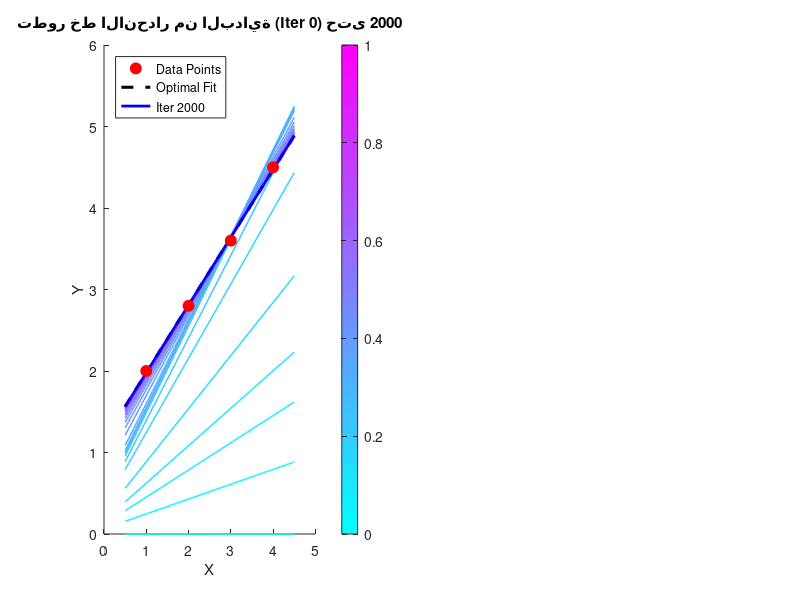

MATLAB code for this plot: (Note: this script raises an error after producing the figure.)
% 1. تعريف البيانات
x = [1, 2, 3, 4];
y = [2, 2.8, 3.6, 4.5];
n = length(x);

% 2. الشروط الأولية
w = 0;
b = 0;
alpha = 0.01;
epochs = 2000;

% تحديد التكرارات المراد رسمها: تركيز على البداية + خطوات متباعدة لاحقاً
plot_iters = unique([0, 1, 2, 3, 5, 10, 15, 25, 40, 60, 100:100:epochs]);
total_plotted = length(plot_iters);

% مصفوفات لحفظ المسار
loss_history = zeros(epochs, 1);
x_plot = linspace(0.5, 4.5, 100);

% 3. الحل المثالي (polyfit)
p_opt = polyfit(x, y, 1);
y_opt = polyval(p_opt, x_plot);
optimal_loss = mean((polyval(p_opt, x) - y).^2);

% تجهيز مساحة الرسم
figure('Color', 'w', 'Position', [100, 100, 1150, 500]);
colors = cool(total_plotted); 
color_idx = 1;

% --- الرسم الأول: تطور الخط من الصفر ---
subplot(1, 2, 1);
hold on;

% رسم خط البداية تماماً (Iteration 0: w=0, b=0)
if ismember(0, plot_iters)
    plot(x_plot, w * x_plot + b, 'Color', colors(color_idx, :), 'LineWidth', 1.2);
    color_idx = color_idx + 1;
end

for iter = 1:epochs
    % حساب التنبؤ والخطأ
    y_hat = w * x + b;
    error = y_hat - y;
    loss_history(iter) = mean(error.^2);
    
    % تحديث المعاملات
    dw = (2/n) * sum(error .* x);
    db = (2/n) * sum(error);
    w = w - alpha * dw;
    b = b - alpha * db;
    
    % رسم الخط إذا كان التكرار ضمن القائمة المحددة
    if ismember(iter, plot_iters)
        plot(x_plot, w * x_plot + b, 'Color', colors(color_idx, :), 'LineWidth', 1.1);
        color_idx = color_idx + 1;
    end
end

% رسم الخط النهائي والمثالي والنقاط
h_opt  = plot(x_plot, y_opt, 'k--', 'LineWidth', 2.2, 'DisplayName', 'Optimal Fit');
h_last = plot(x_plot, w * x_plot + b, 'b-', 'LineWidth', 2.0, 'DisplayName', 'Iter 2000');
h_data = plot(x, y, 'ro', 'MarkerSize', 8, 'MarkerFaceColor', 'r', 'DisplayName', 'Data Points');

title('تطور خط الانحدار من البداية (Iter 0) حتى 2000');
xlabel('X'); ylabel('Y');
legend([h_data, h_opt, h_last], 'Location', 'northwest');
colormap('cool');
c = colorbar;
c.Label.String = 'Progression (Initial -> Converged)';
grid on; 
axis([0.5 4.5 -0.5 5]); % توسيع المحور لترى خط الصفر بوضوح

% --- الرسم الثاني: دالة الخطأ مع تدريج Logarithmic لرؤية التفاصيل ---
subplot(1, 2, 2);
semilogy(1:epochs, loss_history, 'r-', 'LineWidth', 2, 'DisplayName', 'MSE Loss'); hold on;
yline(optimal_loss, 'k--', 'LineWidth', 1.5, 'DisplayName', 'Min Loss');
title('منحنى الـ Loss بمقياس لوغاريتمي (Log Scale)');
xlabel('Iteration'); ylabel('MSE Loss (Log Scale)');
legend('Location', 'northeast');
grid on;
